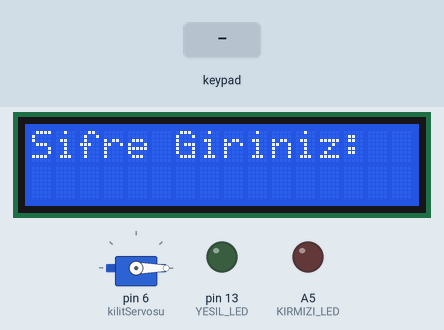
Recording of a sketch running on a simulated Arduino Uno, built with avr-gcc and run on an emulated ATmega328P. On the bench: 16×2 character LCD, servo, output pins drawn as LEDs (lit = HIGH). The inputs (shaded band) are chosen by the test bench. EEPROM starts erased; what the sketch prints to the serial monitor is not drawn.

Above: at 1.2 s.
1.3 s: keypad keys 9 9 9 9 # pressed 0.4 s apart
At 4.6 s:
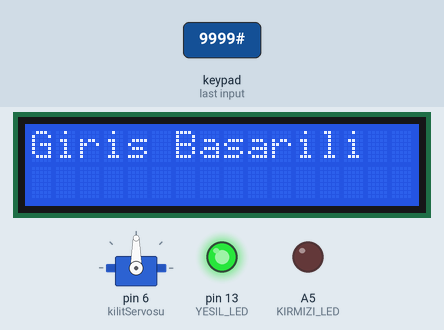
4.8 s: key '#' pressed
At 7.6 s:
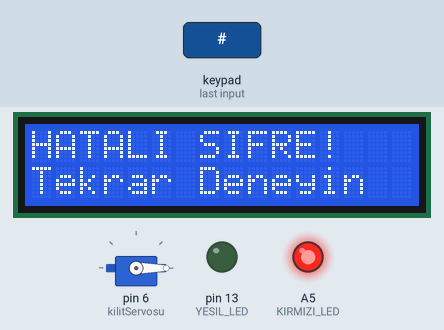
7.8 s: keypad keys 0 0 0 0 # pressed 0.4 s apart
At 9.8 s:
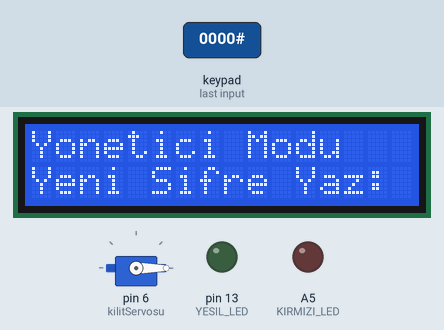
11.3 s: key 'A' pressed
At 12.4 s:
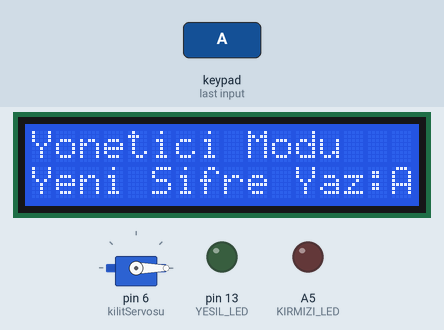
12.8 s: keypad keys 1 2 3 4 # pressed 0.4 s apart
At 14.9 s:
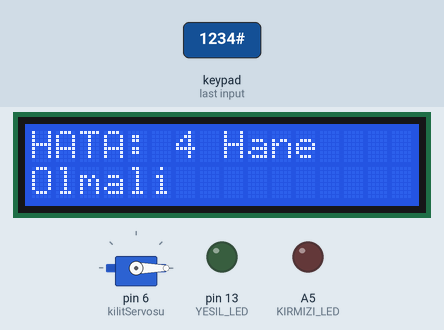
17.8 s: keypad keys 0 0 0 0 A pressed 0.4 s apart
At 19.7 s:
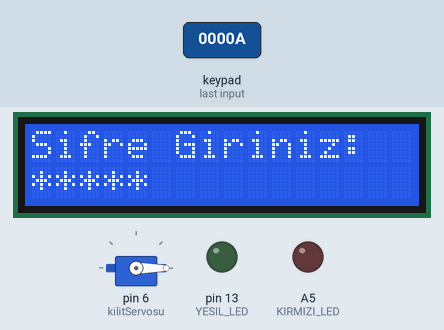
Timing chart, 0 to 21.2 s (numbered marks = the images above; inputs shaded):
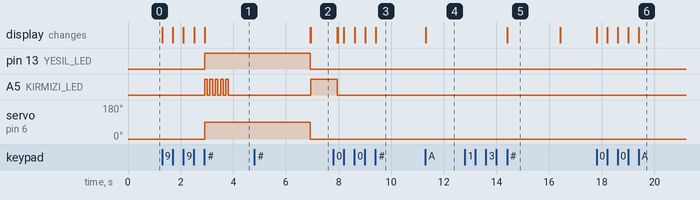

Measured:
- after the input at 1.3 s, pin 13 (YESIL_LED): LOW → HIGH after 1.6 s; A5 (KIRMIZI_LED): alternates HIGH for 0.10 s and LOW for 0.10 s, 10 changes in all, then stays LOW, starting after 1.6 s; servo on pin 6 (kilitServosu): 0° → 90° after 1.6 s; the display: first changes at once (image 1 shows a later state)
- after the input at 4.8 s, A5 (KIRMIZI_LED): LOW → HIGH after 2.1 s; the display: first differs from a run without the input after 2.1 s (image 2)
- after the input at 7.8 s, the display: first differs from a run without the input after 0.17 s (image 3 shows a later state)
- after the input at 11.3 s, the display: changes at once (image 4)
- after the input at 12.8 s, the display: changes after 1.6 s (image 5)
- after the input at 17.8 s, the display: first changes at once (image 6 shows a later state)
- what the display in image 5 shows lasts 2.0 s, from 14.4 s to 16.4 s

The sketch:

SmartVault.ino
```cpp
#include <LiquidCrystal.h>
#include <Keypad.h>
#include <Servo.h>
#include <EEPROM.h>

LiquidCrystal lcd(12, 11, 5, 4, 3, 2);
Servo kilitServosu;

const byte SATIR = 4;
const byte SUTUN = 4;
char tuslar[SATIR][SUTUN] = {
  {'1','2','3','A'},
  {'4','5','6','B'},
  {'7','8','9','C'},
  {'*','0','#','D'}
};
byte satirPinleri[SATIR] = {A0, A1, A2, A3};
byte sutunPinleri[SUTUN] = {10, 9, 8, 7};
Keypad keypad = Keypad(makeKeymap(tuslar), satirPinleri, sutunPinleri, SATIR, SUTUN);

const int YESIL_LED = 13;
const int KIRMIZI_LED = A5;

String mevcutSifre = "";
String girilenSifre = "";
const String MASTER_KOD = "0000";
const String PANIK_KODU = "9999";
int hataliGirisSayisi = 0;
bool sistemKilitli = false;

void setup() {
  Serial.begin(9600);
  lcd.begin(16, 2);
  kilitServosu.attach(6);
  kilitServosu.write(0);

  pinMode(YESIL_LED, OUTPUT);
  pinMode(KIRMIZI_LED, OUTPUT);

  int ilkByte = EEPROM.read(0);
  if (ilkByte == 255 || ilkByte == 0) {
     sifreyiHafizayaKaydet("1234");
  }

  mevcutSifre = sifreyiHafizadanOku();
  ekraniTemizle("Sifre Giriniz:");
}

void loop() {
  if (sistemKilitli) {
    digitalWrite(KIRMIZI_LED, HIGH);
    return;
  }

  char tus = keypad.getKey();

  if (tus) {
    if (tus == '#') {
       sifreyiKontrolEt();
    }
    else if (tus == '*') {
       girilenSifre = "";
       ekraniTemizle("Sifre Giriniz:");
    }
    else {
       girilenSifre += tus;
       lcd.print("*");
    }
  }
}

void sifreyiHafizayaKaydet(String sifre) {
  for (int i = 0; i < 4; i++) {
    EEPROM.write(i, sifre.charAt(i));
  }
}

String sifreyiHafizadanOku() {
  String okunan = "";
  for (int i = 0; i < 4; i++) {
    char k = EEPROM.read(i);
    okunan += k;
  }
  return okunan;
}

void ekraniTemizle(String mesaj) {
  lcd.clear();
  lcd.setCursor(0, 0);
  lcd.print(mesaj);
  lcd.setCursor(0, 1);
}

void lcd_yaz(String satir1, String satir2) {
  lcd.clear();
  lcd.setCursor(0, 0);
  lcd.print(satir1);
  lcd.setCursor(0, 1);
  lcd.print(satir2);
}

void kapiyiAc(bool panikModu) {
  kilitServosu.write(90);
  digitalWrite(YESIL_LED, HIGH);

  if (panikModu) {
    Serial.println("!!! ALARM: POLIS CAGIRIN !!!");
    for(int i=0; i<5; i++) {
        digitalWrite(KIRMIZI_LED, HIGH); delay(100);
        digitalWrite(KIRMIZI_LED, LOW); delay(100);
    }
  }
  delay(3000);
  kilitServosu.write(0);
  digitalWrite(YESIL_LED, LOW);
  ekraniTemizle("Sifre Giriniz:");
}

void guvenlikKontrolu() {
  if (hataliGirisSayisi >= 3) {
    sistemKilitli = true;
    lcd_yaz("SISTEM KILITLENDI", "10 Sn Bekle...");
    delay(10000);
    sistemKilitli = false;
    hataliGirisSayisi = 0;
    ekraniTemizle("Sifre Giriniz:");
  }
}

void yeniSifreBelirle() {
  String yeni = "";
  while(true) {
    char key = keypad.getKey();
    if (key) {
      if (key == '#') break;
      yeni += key;
      lcd.print(key);
    }
  }

  if (yeni.length() == 4) {
    sifreyiHafizayaKaydet(yeni);
    mevcutSifre = yeni;
    lcd_yaz("Sifre Degisti!", "");
    delay(2000);
  } else {
    lcd_yaz("HATA: 4 Hane", "Olmali");
    delay(2000);
  }
  ekraniTemizle("Sifre Giriniz:");
}

void sifreyiKontrolEt() {
  if (girilenSifre == mevcutSifre) {
    lcd_yaz("Giris Basarili", "");
    kapiyiAc(false);
    hataliGirisSayisi = 0;
  }
  else if (girilenSifre == PANIK_KODU) {
    lcd_yaz("Giris Basarili", "");
    kapiyiAc(true);
  }
  else if (girilenSifre == MASTER_KOD) {
    lcd_yaz("Yonetici Modu", "Yeni Sifre Yaz:");
    yeniSifreBelirle();
  }
  else {
    lcd_yaz("HATALI SIFRE!", "Tekrar Deneyin");
    digitalWrite(KIRMIZI_LED, HIGH);
    delay(1000);
    digitalWrite(KIRMIZI_LED, LOW);

    hataliGirisSayisi++;
    guvenlikKontrolu();

    ekraniTemizle("Sifre Giriniz:");
  }
  girilenSifre = "";
}
```
